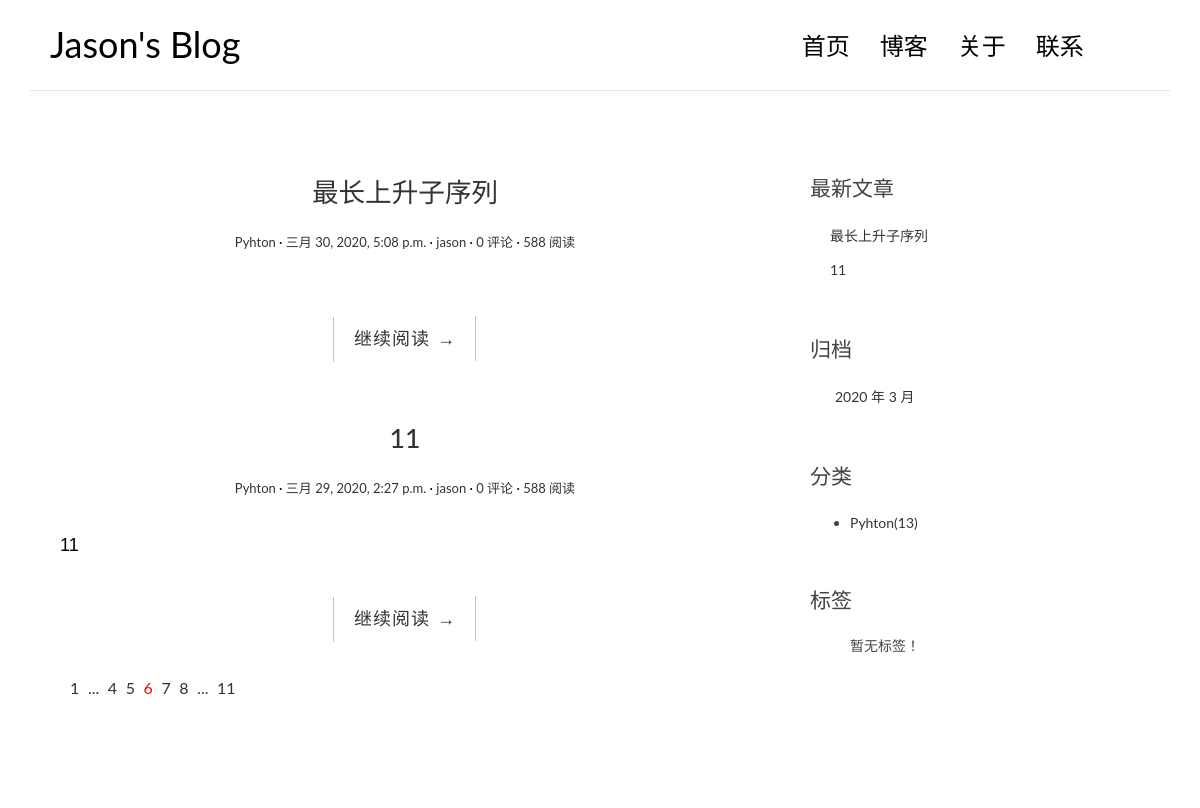
The page / on the database its author committed.
### blog/models.py (models this page shows, shortened)
class Post(models.Model):
    class Meta:
        verbose_name = '文章'
        verbose_name_plural = verbose_name
        ordering = ['-created_time']
    title = models.CharField('标题', max_length=70)
    body = models.TextField('正文')
    abstract = models.CharField('摘要', max_length=200,blank=True)
    created_time = models.DateTimeField('创建时间', default=timezone.now)
    modified_time = models.DateTimeField('修改时间',)
    category = models.ForeignKey(Category, verbose_name='分类', on_delete=models.CASCADE)
    tag = models.ManyToManyField(Tag, verbose_name='标签', blank=True)
    author = models.ForeignKey(User, verbose_name='作者', on_delete=models.CASCADE)
    def get_absolute_url(self):
        return reverse('blog:detail', kwargs={'pk': self.pk})

class Category(models.Model):
    name = models.CharField(max_length=100)
    class Meta:
        verbose_name = '分类'
        verbose_name_plural = verbose_name

### blog/views.py (the view)
# urls.py: path('', views.index, name='index'),
def index(request):
    post_list = Post.objects.all()
    return render(request, template_name='blog/index.html',context={'post_list': post_list})

### blog/templatetags/blog_extras.py (called while the page is built)
@register.inclusion_tag('blog/inclusions/_recent_posts.html', takes_context=True)
def show_recent_posts(context, num=5):
    return {
        'recent_post_list': Post.objects.all().order_by('-created_time')[:num]
    }

@register.inclusion_tag('blog/inclusions/_archives.html',takes_context=True)
def show_archives(context):
    return {'date_list':Post.objects.dates('created_time', 'month', order='DESC')}

@register.inclusion_tag('blog/inclusions/_categories.html',takes_context=True)
def show_categories(context):
    return {'category_list': Category.objects.all()}

@register.inclusion_tag('blog/inclusions/_tags.html', takes_context=True)
def show_tags(context):
    return {
        'tag_list': Tag.objects.all(),
    }

### templates/blog/index.html (shortened to what this page needs)
<!DOCTYPE html>
{% extends 'base.html' %}
{% block main %}
    {%for post in post_list %}
    <article class="post post-{{post.pk}}">
        <header class="entry-header">
            <h1 class="entry-title">
                <a href="{{post.get_absolute_url}}">{{post.title}}</a>
            </h1>
            <div class="entry-meta">
                <span class="post-category"><a href="#">{{post.category.name}}</a></span>
                <span class="post-date"><a href="#"><time class="entry-date"
                                                          datetime={{post.created_time}}>{{post.created_time}}</time></a></span>
                <span class="post-author"><a href="#">{{post.author}}</a></span>
                <span class="comments-link"><a href="{{post.get_absolute_url}}#comment-area">{{post.comment_set.count}} 评论</a></span>
                <span class="views-count"><a href="#">588 阅读</a></span>
            </div>
        </header>
        <div class="entry-content clearfix">
            <p>{{post.abstract}}</p>
            <div class="read-more cl-effect-14">
                <a href="{{post.get_absolute_url}}" class="more-link">继续阅读 <span class="meta-nav">→</span></a>
            </div>
        </div>
    </article>
    {% empty %}
    <div class="no-post">暂时还没有发布的文章！</div>
    {% endfor %}
    <div class="pagination">
        <ul>
            <li><a href="">1</a></li>
            <li><a href="">...</a></li>
            <li><a href="">4</a></li>
            <li><a href="">5</a></li>
            <li class="current"><a href="">6</a></li>
            <li><a href="">7</a></li>
            <li><a href="">8</a></li>
            <li><a href="">...</a></li>
            <li><a href="">11</a></li>
        </ul>
    </div>
{% endblock main %}

### templates/base.html (shortened to what this page needs)
<!DOCTYPE html>
{%load static %}
{% load blog_extras %}
<html>
<head>
    <link href="https://cdn.bootcss.com/highlight.js/9.15.8/styles/github.min.css" rel="stylesheet">
    <link rel="stylesheet" href="{%static '/blog/css/bootstrap.min.css' %}">
    <link rel="stylesheet" href="http://code.ionicframework.com/ionicons/2.0.1/css/ionicons.min.css">
    <link rel="stylesheet" href="{%static '/blog/css/pace.css' %}">
    <link rel="stylesheet" href="{%static '/blog/css/custom.css'%}">
</head>
<body>
<div class="container">
    <header id="site-header">
        <div class="row">
            <div class="col-md-4 col-sm-5 col-xs-8">
                <div class="logo">
                    <h1><a href="{% url 'blog:index' %}l"><b>Jason's Blog</b></a></h1>
                </div>
            </div>
            <div class="col-md-8 col-sm-7 col-xs-4">
                <nav class="main-nav" role="navigation">
                    <div class="collapse navbar-collapse" id="bs-example-navbar-collapse-1">
                        <ul class="nav navbar-nav navbar-right">
                            <li class="cl-effect-11"><a href="{% url 'blog:index' %}" data-hover="首页">首页</a></li>
                            <li class="cl-effect-11"><a href="blog/full-width.html" data-hover="博客">博客</a></li>
                            <li class="cl-effect-11"><a href="blog/about.html" data-hover="关于">关于</a></li>
                            <li class="cl-effect-11"><a href="blog/contact.html" data-hover="联系">联系</a></li>
                        </ul>
                    </div>
                </nav>
            </div>
        </div>
    </header>
</div>
<div class="content-body">
    <div class="container">
        <div class="row">
            <main class="col-md-8">
                {% block main %}
                {% endblock main %}
            </main>
            <aside class="col-md-4">
                {% show_recent_posts %}
                {% show_archives %}
                {% show_categories %}
                {% show_tags %}
            </aside>
        </div>
    </div>
</div>
<footer id="site-footer">
    <div class="container">
        <div class="row">
            <div class="col-md-12">
            </div>
        </div>
    </div>
</footer>
</body>
</html>

### templates/blog/inclusions/_recent_posts.html
<div class="widget widget-recent-posts">
  <h3 class="widget-title">最新文章</h3>
  <ul>
    {% for post in recent_post_list %}
      <li>
        <a href="{{ post.get_absolute_url }}">{{ post.title }}</a>
      </li>
    {% empty %}
      暂无文章！
    {% endfor %}
  </ul>
</div>

### templates/blog/inclusions/_archives.html
<div class="widget widget-archives">
  <h3 class="widget-title">归档</h3>
  <ul>
    {% for date in date_list %}
      <li>
        <a href="{% url 'blog:archive' date.year date.month %}">{{ date.year }} 年 {{ date.month }} 月</a>
      </li>
    {% empty %}
      暂无归档！
    {% endfor %}
  </ul>
</div>

### templates/blog/inclusions/_categories.html
<div class="widget widget-categories">
  <h3 class="widget-title">分类</h3>
  <ul>
    {% for category in category_list %}
      <li>
        <a href="{% url 'blog:category' category.pk %}">{{category.name}}<span class="post-count">(13)</span></a>
      </li>
    {% endfor %}
  </ul>
</div>

### templates/blog/inclusions/_tags.html (shortened to what this page needs)
<div class="widget widget-tags">
  <h3 class="widget-title">标签</h3>
  <ul>
    {% for tag in tag_list %}
      暂无标签！
    {% endfor %}
  </ul>
</div>

### blog/static/blog/css/custom.css (style rules this page uses)
* { outline: none; }
h1, h2, h3, h4, h5, h6 { margin-top: 0; }
b { font-weight: 400; }
a { color: #333; }
body { color: #444; font-family: 'Lato', sans-serif; }
p { font-family: 'Ubuntu', sans-serif; font-weight: 400; word-spacing: 1px; letter-spacing: 0.01em; }
#site-header { background-color: #FFF; padding: 25px 20px; margin-bottom: 40px; border-bottom: 1px solid #e7e7e7; }
.logo h1 a { color: #000; }
.logo h1 { margin: 0; font-family: 'Lato', sans-serif; font-weight: 300; }
.main-nav { margin-top: 11px; max-width: 95%; }
.main-nav a { color: #000000 !important; padding: 0 0 5px 0 !important; margin-right: 30px; font-family: 'Lato', sans-serif; font-weight: 300; font-size: 24px; }
.cl-effect-11 a { padding: 10px 0; color: #0972b4; text-shadow: none; }
.cl-effect-11 a::before { position: absolute; top: 0; left: 0; overflow: hidden; padding: 0 0 5px 0 !important; max-width: 0; border-bottom: 1px solid #000; color: #000; content: attr(data-hover); white-space: nowrap; -webkit-transition: max-width 0.5s; -moz-transition: max-width 0.5s; transition: max-width 0.5s; }
.content-body { padding-bottom: 4em; }
.post { background: #fff; padding: 30px 30px 0; }
.entry-title { text-align: center; font-size: 1.9em; margin-bottom: 20px; line-height: 1.6; padding: 10px 20px 0; }
.entry-meta { text-align: center; color: #DDDDDD; font-size: 13px; margin-bottom: 30px; }
.entry-content { font-size: 18px; line-height: 1.9; font-weight: 300; color: #000; }
.post-category::after, .post-date::after, .post-author::after, .comments-link::after { content: ' ·'; color: #000; }
.read-more { font-family: 'Ubuntu', sans-serif; font-weight: 400; word-spacing: 1px; letter-spacing: 0.01em; text-align: center; margin-top: 20px; }
.cl-effect-14 a { padding: 0 20px; height: 45px; line-height: 45px; position: relative; display: inline-block; margin: 15px 25px; letter-spacing: 1px; font-weight: 400; text-shadow: 0 0 1px rgba(255, 255, 255, 0.3); }
.cl-effect-14 a::before, .cl-effect-14 a::after { position: absolute; width: 45px; height: 1px; background: #C3C3C3; content: ''; -webkit-transition: all 0.3s; -moz-transition: all 0.3s; transition: all 0.3s; pointer-events: none; }
.cl-effect-14 a::before { top: 0; left: 0; -webkit-transform: rotate(90deg); -moz-transform: rotate(90deg); transform: rotate(90deg); -webkit-transform-origin: 0 0; -moz-transform-origin: 0 0; transform-origin: 0 0; }
.cl-effect-14 a::after { right: 0; bottom: 0; -webkit-transform: rotate(90deg); -moz-transform: rotate(90deg); transform: rotate(90deg); -webkit-transform-origin: 100% 0; -moz-transform-origin: 100% 0; transform-origin: 100% 0; }
.widget { background: #fff; padding: 30px 0 0; }
.widget-title { font-size: 1.5em; margin-bottom: 20px; line-height: 1.6; padding: 10px 0 0; font-weight: 400; }
.widget-recent-posts ul { padding: 0; margin: 0; padding-left: 20px; }
.widget-recent-posts ul li { list-style-type: none; position: relative; line-height: 170%; margin-bottom: 10px; }
.widget-recent-posts ul li::before { content: '\f3d3'; font-family: "Ionicons"; position: absolute; left: -17px; top: 3px; font-size: 16px; color: #000; }
.widget-archives ul { padding: 0; margin: 0; padding-left: 25px; }
.widget-archives ul li { list-style-type: none; position: relative; line-height: 170%; margin-bottom: 10px; }
.widget-archives ul li::before { content: '\f3f3'; font-family: "Ionicons"; position: absolute; left: -25px; top: 1px; font-size: 16px; color: #000; }
#site-footer { padding-top: 10px; padding: 0 0 1.5em 0; }
.pagination ul { list-style: none; }
.pagination ul li { display: inline-block; font-size: 16px; margin-right: 5px; }
.current a { color: red; }

### rows shown on the page
Post: title "最长上升子序列", category.name "Pyhton", created_time "三月 30, 2020, 5:08 p.m.", author "jason", comment_set.count "0"
Post: title "11", category.name "Pyhton", created_time "三月 29, 2020, 2:27 p.m.", author "jason", comment_set.count "0", abstract "11"
Category: name "Pyhton"

### other values the page prints
{{ date.year }} "2020"
{{ date.month }} "3"
